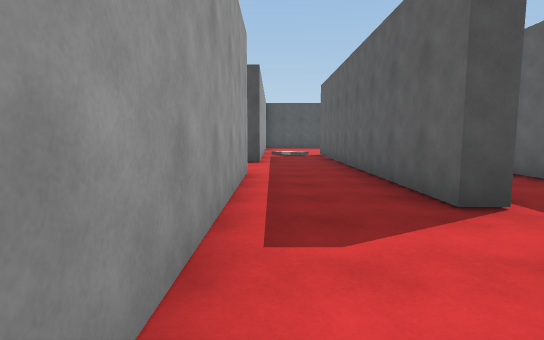
view 1 (above)

21 first-person views from a walk through a Unity game level. The camera is 1.4 m above the floor, tilts 6° down and sees 80° across. The floor is counted in squares, 2 m on a side. Each view is taken from the middle of a square. On the plan, view 1 faces up. The plan holds only what a view shows up to about 10 squares ahead; the rest is blank. The player character is not drawn.

view 2
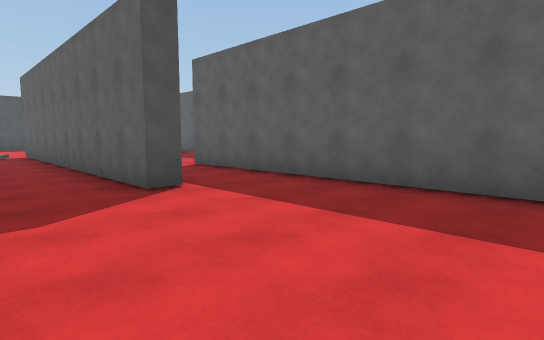

view 3
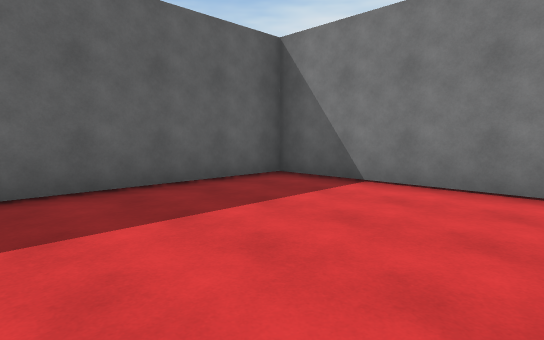

view 4
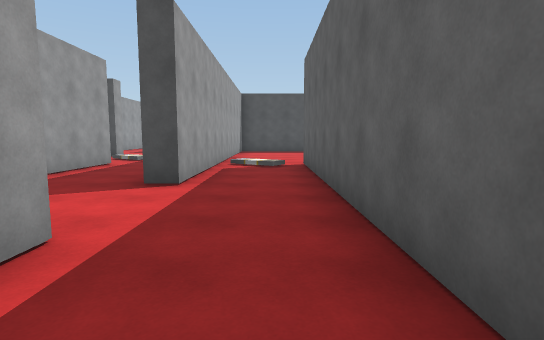

view 5
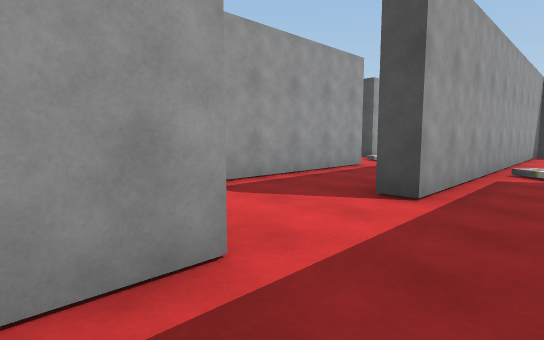

view 6
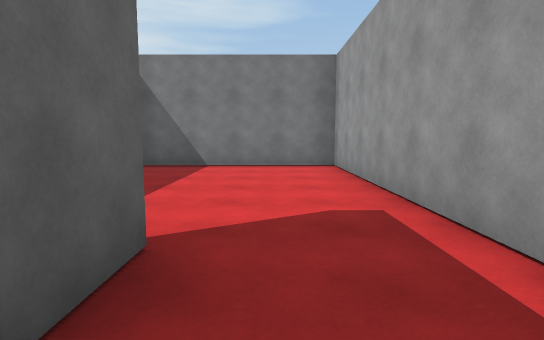

view 7
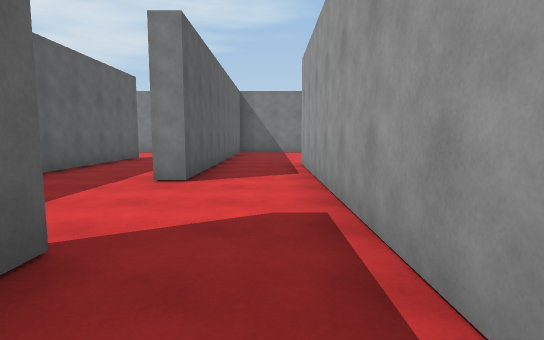

view 8
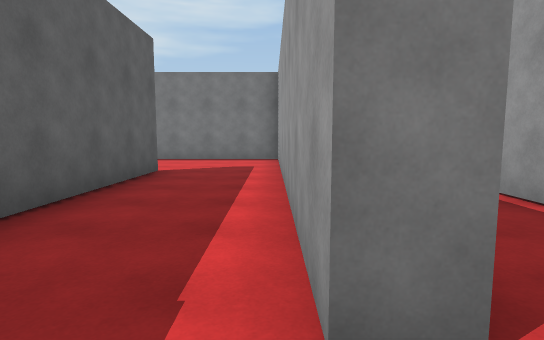

view 9
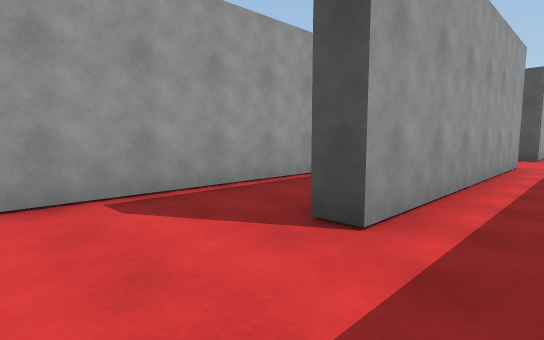

view 10
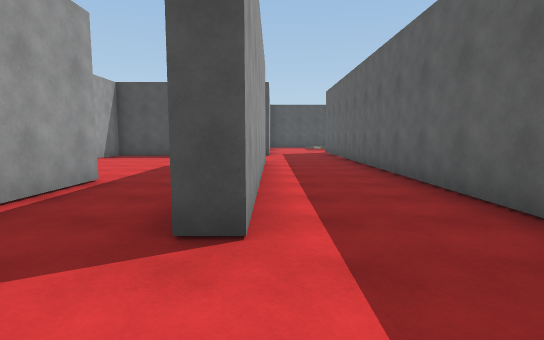

view 11
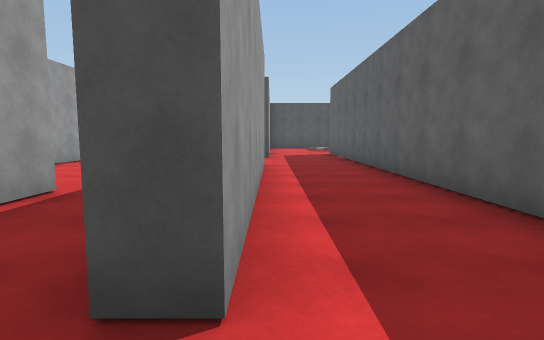

view 12
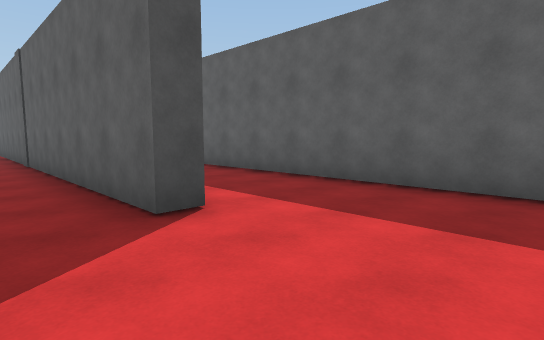

view 13
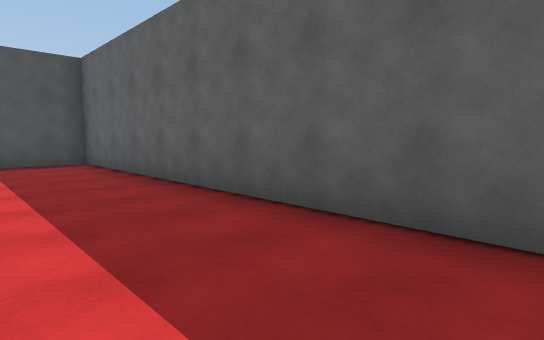

view 14
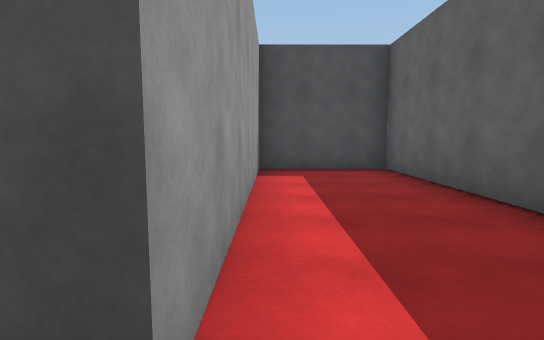

view 15
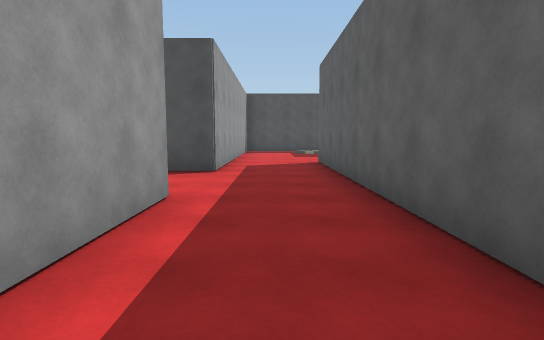

view 16
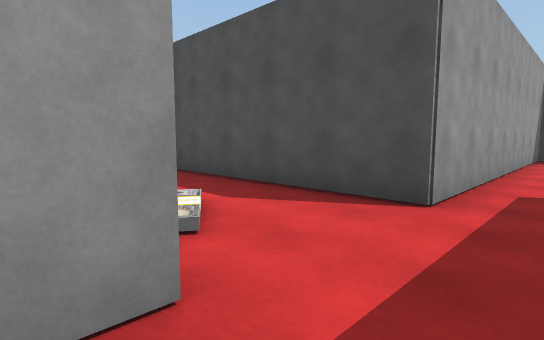

view 17
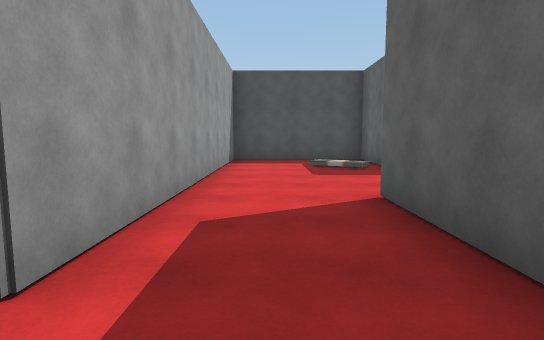

view 18
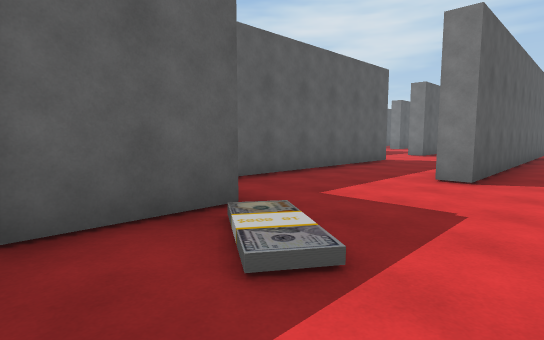

view 19
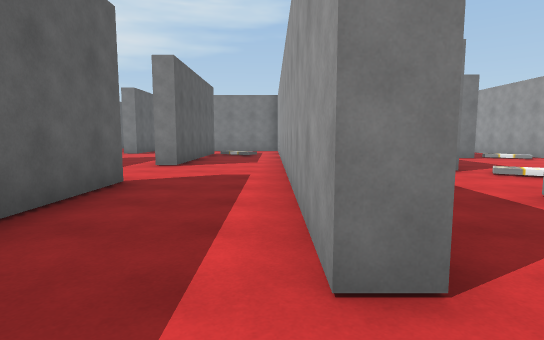

view 20
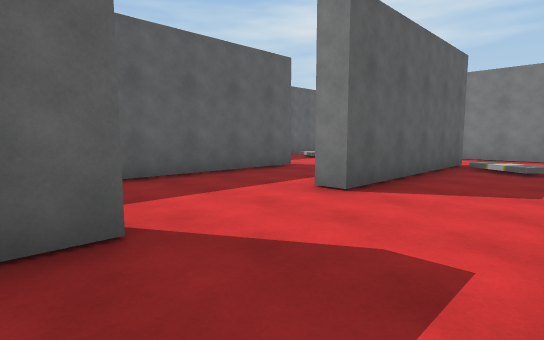

view 21
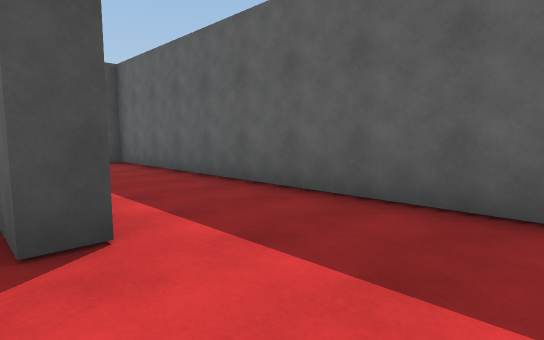

### Floor plan
Points are (right, up) in squares from view 1. A wall is a line through its corners. A room is listed if a view was taken in it or the views show most of it. See-through windows are left out.
Room 1 (views 1, 2, 3, 4, 5, 6)
walls: (-0.5, 6.1) (-0.5, -2.5) (4.3, -2.5) (4.3, 6); (2.3, 6.5) (2.3, 3) (1.8, 3) (1.8, 12); (-0.5, 13.5) (-0.5, 8.6)
ways out: opening at (3, 6) to room 2; opening at (0.5, 12.5) to room 4; opening at (-1, 7.5)
Room 2 (views 7, 8, 9, 10, 11, 12, 13, 14, 15, 16, 17)
walls: (4.3, 6) (4.8, 6) (4.8, -2.5) (8.4, -2.5); (2.3, 12) (2.3, 6.5); (10.4, -1.9) (10.4, 6.7) (7.7, 6.7) (7.7, 0.7) (7.2, 0.7) (7.2, 20.7); (4.8, 15.8) (4.8, 9.1) (4.2, 9.1); (4.8, 20.6) (4.8, 18.3)
ways out: opening at (3, 6) to room 1; opening at (6, 21) to room 3; opening at (3, 13) to room 4; opening at (4, 16.5) to room 4
Room 3 (views 18, 19, 20, 21)
walls: (10.4, 17.1) (10.4, 22.6); (10.8, 17.2) (10.1, 17.2); (7.2, 20.7) (7.7, 20.7) (7.7, 12.6); (10.1, 14.4) (10.8, 14.4); (8.6, 23.9) (8.6, 26.3) (4.8, 26.3) (4.8, 20.6); (13.2, 12.1) (13.2, 23.9); (10.4, 9.4) (10.4, 14.5); (8.9, 7.2) (10.9, 7.2)
ways out: opening at (6, 21) to room 2; opening at (10, 8.5); opening at (11.5, 13.5)
Room 4 (no view inside)
walls: (1.8, 12) (2.3, 12); (-0.5, 17.9) (-0.5, 13.5); (4.8, 18.3) (-0.1, 18.3)
ways out: opening at (0.5, 12.5) to room 1; opening at (3, 13) to room 2; opening at (4, 16.5) to room 2

Where each view was taken, in squares from view 1:
view 1: 0 up, 0 right, facing up
view 2: 1 down, 0 right, facing up-right
view 3: 2 up, 0 right, facing down-right
view 4: 4 up, 1 right, facing up
view 5: 5 up, 1 right, facing up-left
view 6: 5 up, 1 right, facing down
view 7: 11 up, 3 right, facing down
view 8: 7 up, 5 right, facing down
view 9: 7 up, 6 right, facing up-left
view 10: 7 up, 5 right, facing up
view 11: 8 up, 5 right, facing up
view 12: 2 down, 6 right, facing up-right
view 13: 2 down, 8 right, facing up-right
view 14: 0 up, 8 right, facing up
view 15: 12 up, 6 right, facing up
view 16: 15 up, 6 right, facing up-left
view 17: 17 up, 6 right, facing up
view 18: 26 up, 6 right, facing down-right
view 19: 22 up, 8 right, facing down
view 20: 18 up, 8 right, facing down-right
view 21: 15 up, 10 right, facing up-right
